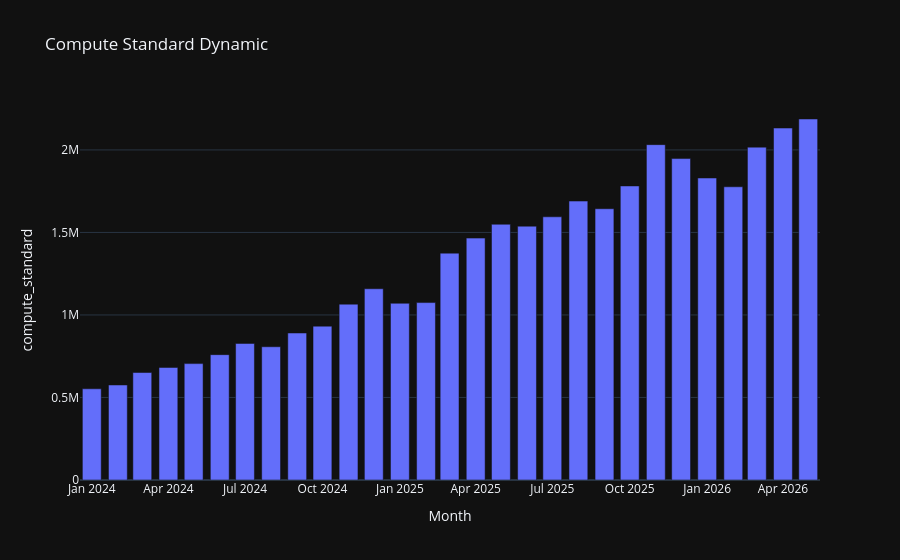

The notebook cell this image was saved under:
### Code cell
fig = px.bar(
    df,
    x="pmonth",
    y="compute_standard",
    title="Compute Standard Dynamic",
    labels={"pmonth": "Month"}
)
# fig.write_image("block1_customers_by_segment.png")
fig.show()

### Figure 1 — Plotly figure (JSON) as saved in the notebook; plotly's stock layout.template omitted (floating-point values rounded to 4 significant figures)
{"data": [{"hovertemplate": "Month=%{x}<br>compute_standard=%{y}<extra></extra>", "legendgroup": "", "marker": {"color": "#636efa", "pattern": {"shape": ""}}, "name": "", "orientation": "v", "showlegend": false, "textposition": "auto", "x": ["2024-01-01T00:00:00", "2024-02-01T00:00:00", "2024-03-01T00:00:00", "2024-04-01T00:00:00", "2024-05-01T00:00:00", "2024-06-01T00:00:00", "2024-07-01T00:00:00", "2024-08-01T00:00:00", "2024-09-01T00:00:00", "2024-10-01T00:00:00", "2024-11-01T00:00:00", "2024-12-01T00:00:00", "2025-01-01T00:00:00", "2025-02-01T00:00:00", "2025-03-01T00:00:00", "2025-04-01T00:00:00", "2025-05-01T00:00:00", "2025-06-01T00:00:00", "2025-07-01T00:00:00", "2025-08-01T00:00:00", "2025-09-01T00:00:00", "2025-10-01T00:00:00", "2025-11-01T00:00:00", "2025-12-01T00:00:00", "2026-01-01T00:00:00", "2026-02-01T00:00:00", "2026-03-01T00:00:00", "2026-04-01T00:00:00", "2026-05-01T00:00:00"], "xaxis": "x", "y": [552600.0, 575800.0, 651200.0, 682100.0, 705200.0, 759500.0, 827500.0, 807400.0, 890500.0, 932200.0, 1065000.0, 1159000.0, 1071000.0, 1075000.0, 1375000.0, 1466000.0, 1550000.0, 1538000.0, 1595000.0, 1690000.0, 1644000.0, 1782000.0, 2032000.0, 1948000.0, 1830000.0, 1777000.0, 2017000.0, 2133000.0, 2187000.0], "yaxis": "y", "type": "bar"}], "layout": {"xaxis": {"anchor": "y", "domain": [0, 1], "title": {"text": "Month"}}, "yaxis": {"anchor": "x", "domain": [0, 1], "title": {"text": "compute_standard"}}, "legend": {"tracegroupgap": 0}, "title": {"text": "Compute Standard Dynamic"}, "barmode": "relative"}}
